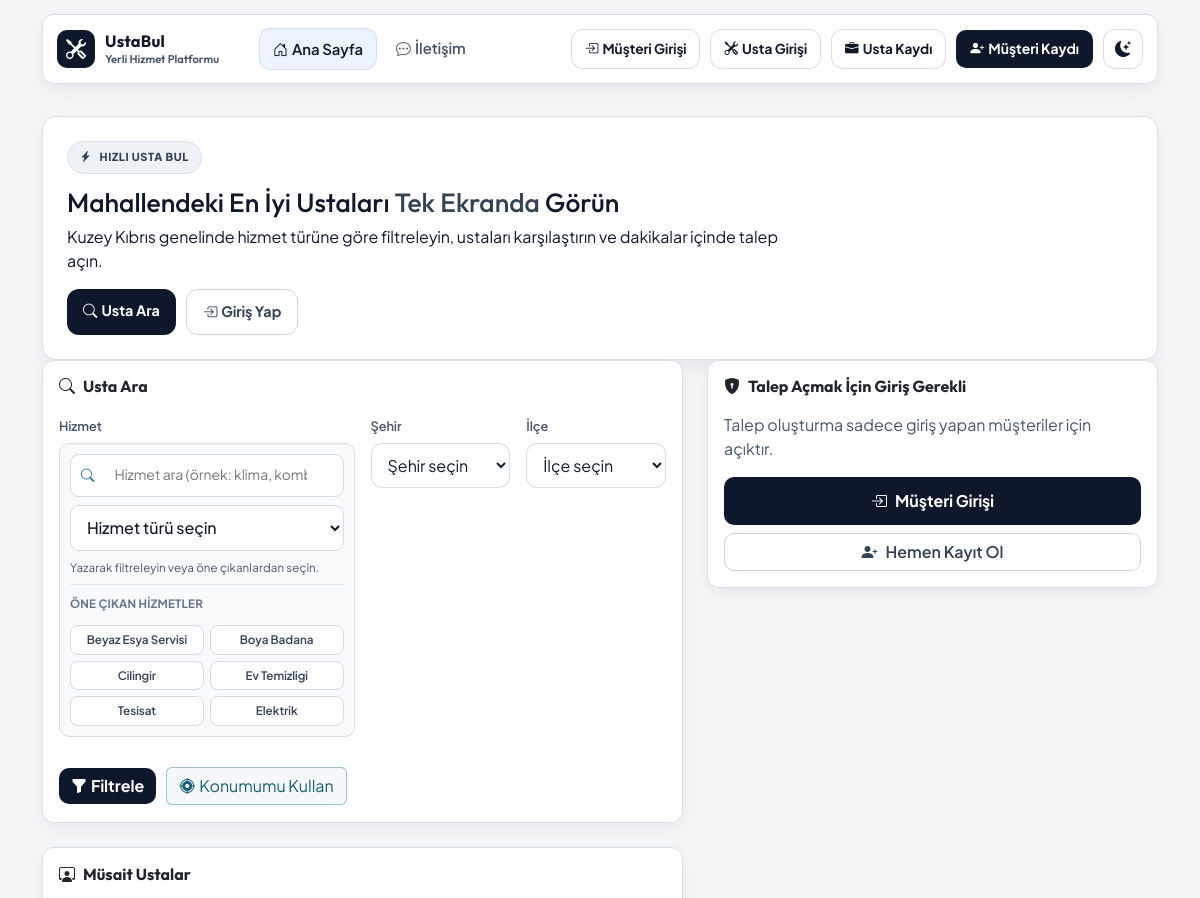
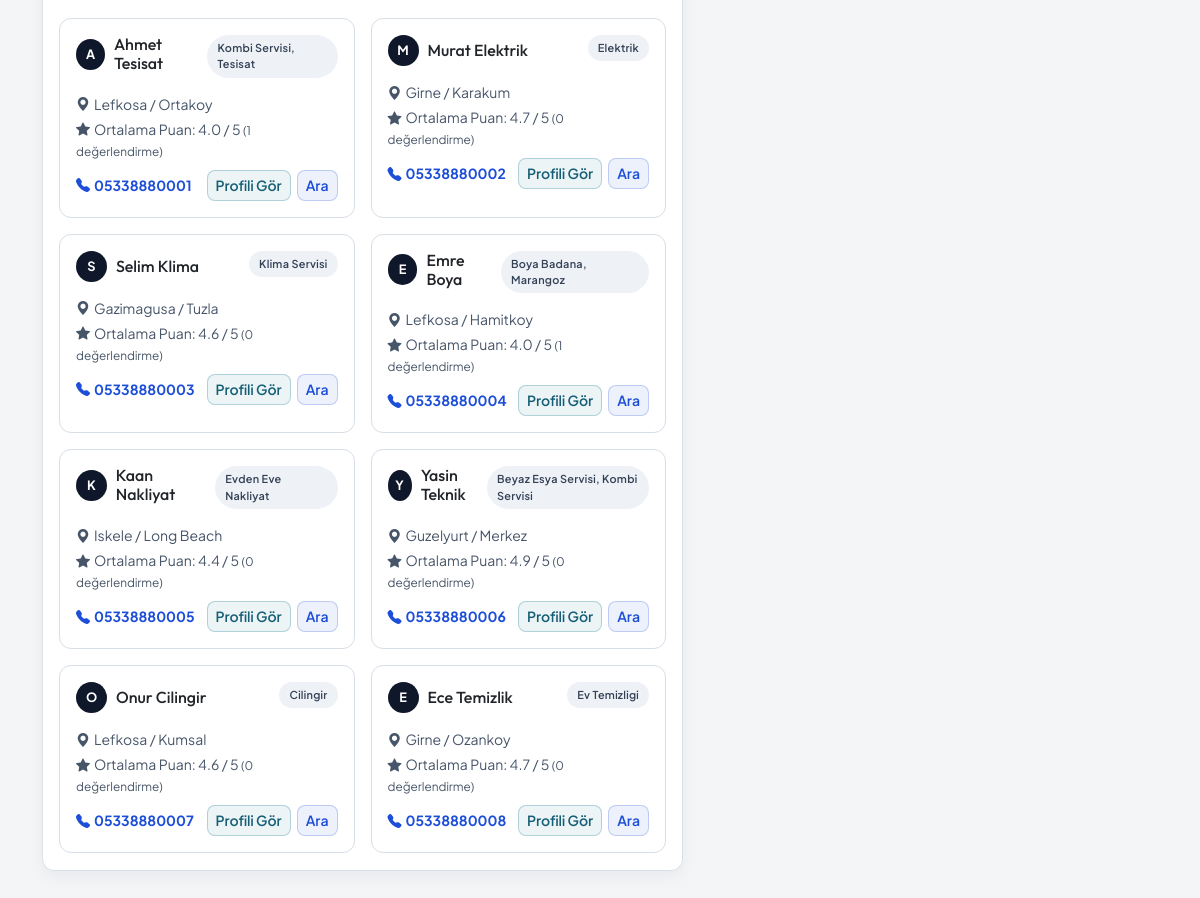
The page / on the database its author committed (2 pictures, top to bottom).
### Myapp/models.py (models this page shows, shortened)
class ServiceType(models.Model):
    name = models.CharField(max_length=80, unique=True)
    slug = models.SlugField(unique=True)
    class Meta:
        ordering = ["name"]
    def __str__(self):
        return self.name

class Provider(models.Model):
    user = models.OneToOneField(
        User,
        on_delete=models.SET_NULL,
        null=True,
        blank=True,
        related_name="provider_profile",
    )
    full_name = models.CharField(max_length=120)
    service_types = models.ManyToManyField(ServiceType, related_name="providers", blank=True)
    city = models.CharField(max_length=80)
    district = models.CharField(max_length=80)
    phone = models.CharField(max_length=20)
    latitude = models.DecimalField(max_digits=9, decimal_places=6, null=True, blank=True)
    longitude = models.DecimalField(max_digits=9, decimal_places=6, null=True, blank=True)
    rating = models.DecimalField(max_digits=2, decimal_places=1, default=5.0)
    is_available = models.BooleanField(default=True)
    description = models.TextField(blank=True)
    created_at = models.DateTimeField(auto_now_add=True)
    class Meta:
        ordering = ["-is_available", "-rating", "full_name"]

### Myapp/views.py (the view)
# urls.py: path('', views.index, name='index'),
@never_cache
@ensure_csrf_cookie
def index(request):
    refresh_offer_lifecycle()
    is_provider_user = bool(get_provider_for_user(request.user)) if request.user.is_authenticated else False
    search_form = ServiceSearchForm(request.GET or None)
    providers_qs = (
        Provider.objects.filter(is_available=True)
        .prefetch_related("service_types")
        .annotate(ratings_count=Count("ratings", distinct=True))
    )
    location_used = False
    if search_form.is_valid():
        service_type = search_form.cleaned_data.get("service_type")
        city = (search_form.cleaned_data.get("city") or "").strip()
        district = (search_form.cleaned_data.get("district") or "").strip()
        user_latitude = search_form.cleaned_data.get("latitude")
        user_longitude = search_form.cleaned_data.get("longitude")
        if service_type:
            providers_qs = providers_qs.filter(service_types=service_type)
        if city:
            providers_qs = providers_qs.filter(city__icontains=city)
        if district and district != ANY_DISTRICT_VALUE:
            providers_qs = providers_qs.filter(district__icontains=district)
        providers_qs = providers_qs.annotate(
            avg_quote=Avg("offers__quote_amount", filter=get_provider_avg_quote_filter(service_type))
        )
        providers = list(providers_qs[:100])
        if user_latitude is not None and user_longitude is not None:
            location_used = True
            for provider in providers:
                if provider.latitude is not None and provider.longitude is not None:
                    provider.distance_km = round(
                        haversine_km(
                            float(user_latitude),
                            float(user_longitude),
                            float(provider.latitude),
                            float(provider.longitude),
                        ),
                        1,
                    )
                else:
                    provider.distance_km = None
            providers.sort(
                key=lambda p: (
                    p.distance_km is None,
                    p.distance_km if p.distance_km is not None else 10**9,
                    -float(p.rating),
                )
            )
        else:
            for provider in providers:
                provider.distance_km = None
    else:
        providers = list(providers_qs[:12])
        for provider in providers:
            provider.distance_km = None
    request_form = ServiceRequestForm(initial=build_request_form_initial(request))
    context = {
        "search_form": search_form,
        "request_form": request_form,
        "providers": providers[:12],
        "location_used": location_used,
        "city_district_map_json": get_city_district_map_json(),
        "is_provider_user": is_provider_user,
        "popular_service_types": get_popular_service_types(),
    }
    return render(request, "Myapp/index.html", context)

### Myapp/forms.py (shortened to what this page needs)
class ServiceSearchForm(forms.Form):
    service_type = forms.ModelChoiceField(
        queryset=ServiceType.objects.all(),
        empty_label="Hizmet türü seçin",
        required=False,
        label="Hizmet",
    )
    city = forms.ChoiceField(choices=[("", "Şehir seçin")] + NC_CITY_CHOICES, required=False, label="Şehir")
    district = forms.ChoiceField(choices=DISTRICT_CHOICES_WITH_ANY, required=False, label="İlçe")
    latitude = forms.FloatField(required=False, widget=forms.HiddenInput())
    longitude = forms.FloatField(required=False, widget=forms.HiddenInput())

class ServiceRequestForm(forms.ModelForm):
    city = forms.ChoiceField(choices=[("", "Şehir seçin")] + NC_CITY_CHOICES, label="Şehir")
    district = forms.ChoiceField(choices=DISTRICT_CHOICES_WITH_ANY, label="İlçe")
    class Meta:
        model = ServiceRequest
        fields = ["customer_name", "customer_phone", "service_type", "city", "district", "details"]
        labels = {
            "customer_name": "Ad Soyad",
            "customer_phone": "Telefon",
            "service_type": "İstenen Hizmet",
            "city": "Şehir",
            "district": "İlçe",
            "details": "Arıza/İş Detayı",
        }
        widgets = {
            "customer_phone": forms.TextInput(attrs=phone_widget_attrs()),
            "details": forms.Textarea(attrs={"rows": 4}),
        }
    def __init__(self, *args, **kwargs):
        super().__init__(*args, **kwargs)
        self.fields["customer_phone"].help_text = PHONE_HELP_TEXT

### Myapp/views.py (called while the page is built, shortened)
def build_request_form_initial(request):
    if not request.user.is_authenticated:
        return {}

def get_city_district_map_json():
    return json.dumps(NC_CITY_DISTRICT_MAP)

def get_popular_service_types(limit=6):
    return list(
        ServiceType.objects.annotate(request_count=Count("requests", distinct=True))
        .order_by("-request_count", "name")[:limit]
    )

def get_offer_expiry_minutes():
    return max(1, int(getattr(settings, "OFFER_EXPIRY_MINUTES", 180)))

def get_offer_reminder_minutes():
    return max(1, int(getattr(settings, "OFFER_REMINDER_MINUTES", 60)))

### Myapp/templates/Myapp/index.html (shortened to what this page needs)
{% extends "base.html" %}
{% block content %}
<section class="hero-spotlight reveal-up">
  <div class="hero-layout">
    <div class="hero-copy">
      <span class="hero-badge"><i class="bi bi-lightning-charge-fill"></i>HIZLI USTA BUL</span>
      <h1>Mahallendeki En İyi Ustaları <span>Tek Ekranda</span> Görün</h1>
      <p>Kuzey Kıbrıs genelinde hizmet türüne göre filtreleyin, ustaları karşılaştırın ve dakikalar içinde talep açın.</p>
      <div class="hero-actions">
        <a class="btn hero-btn hero-btn-solid" href="#search-panel"><i class="bi bi-search me-1"></i>Usta Ara</a>
        {% if request.user.is_authenticated and not is_provider_user %}
          <a class="btn hero-btn hero-btn-outline" href="#talep-form"><i class="bi bi-send-check me-1"></i>Talep Aç</a>
        {% else %}
          <a class="btn hero-btn hero-btn-outline" href="{% url 'customer_login' %}"><i class="bi bi-box-arrow-in-right me-1"></i>Giriş Yap</a>
        {% endif %}
      </div>
    </div>
  </div>
</section>
<section class="row g-4 align-items-start">
  <div class="col-xl-7">
    <div class="card panel-card shadow-sm reveal-up delay-1" id="search-panel">
      <div class="card-body">
        <h2 class="h5 mb-3 section-title"><i class="bi bi-search me-2"></i>Usta Ara</h2>
        <form method="get" class="row g-3 search-form" id="search-form">
          <div class="col-lg-6">
            <label class="form-label">{{ search_form.service_type.label }}</label>
            <div class="service-picker">
              <div class="service-filter-shell">
                <i class="bi bi-search"></i>
                <input
                  type="search"
                  class="service-filter-input"
                  data-service-type-filter
                  placeholder="Hizmet ara (örnek: klima, kombi, elektrik)"
                  autocomplete="off"
                >
              </div>
              {{ search_form.service_type }}
              <p class="service-picker-note mb-0">Yazarak filtreleyin veya öne çıkanlardan seçin.</p>
              {% if popular_service_types %}
                <div class="quick-service-wrap">
                  <span class="quick-service-label">Öne Çıkan Hizmetler</span>
                  <div class="quick-service-list">
                    {% for service_type in popular_service_types %}
                      <button type="button" class="quick-service-btn" data-service-choice="{{ service_type.id }}">
                        {{ service_type.name }}
                      </button>
                    {% endfor %}
                  </div>
                </div>
              {% endif %}
            </div>
          </div>
          <div class="col-lg-3">
            <label class="form-label">{{ search_form.city.label }}</label>
            {{ search_form.city }}
          </div>
          <div class="col-lg-3">
            <label class="form-label">{{ search_form.district.label }}</label>
            {{ search_form.district }}
          </div>
          <div class="col-12 form-toolbar">
            <button type="submit" class="btn btn-primary btn-main"><i class="bi bi-funnel-fill me-1"></i>Filtrele</button>
            <button type="button" class="btn btn-outline-success btn-location" id="use-location-btn"><i class="bi bi-crosshair2 me-1"></i>Konumumu Kullan</button>
          </div>
        </form>
      </div>
    </div>
    <div class="card panel-card shadow-sm mt-4 reveal-up delay-2">
      <div class="card-body">
        <div class="d-flex align-items-center justify-content-between flex-wrap gap-2 mb-3">
          <h2 class="h5 mb-0 section-title"><i class="bi bi-person-workspace me-2"></i>Müsait Ustalar</h2>
        </div>
        {% if providers %}
          <div class="row g-3 provider-grid">
            {% for provider in providers %}
              <div class="col-md-6 col-xl-6">
                <article class="provider-card p-3 h-100">
                  <div class="d-flex align-items-start justify-content-between mb-3">
                    <div class="provider-head">
                      <span class="avatar-dot">{{ provider.full_name|slice:":1"|upper }}</span>
                      <h3 class="h6 mb-0">{{ provider.full_name }}</h3>
                    </div>
                    <span class="pill">
                      {% for service in provider.service_types.all %}
                        {{ service.name }}{% if not forloop.last %}, {% endif %}
                      {% empty %}
                        Hizmet belirtilmedi
                      {% endfor %}
                    </span>
                  </div>
                  <p class="small mb-1 provider-location"><i class="bi bi-geo-alt-fill me-1"></i>{{ provider.city }} / {{ provider.district }}</p>
                  <p class="small mb-1 provider-rating">
                    <i class="bi bi-star-fill me-1"></i>Ortalama Puan: {{ provider.rating }} / 5
                    <span class="rating-count">({{ provider.ratings_count }} değerlendirme)</span>
                  </p>
                  <div class="provider-bottom">
                    <p class="small mb-0 provider-phone"><i class="bi bi-telephone-fill me-1"></i><strong>{{ provider.phone }}</strong></p>
                    <div class="provider-actions">
                      <a href="{% url 'provider_detail' provider.id %}" class="btn btn-sm provider-profile-btn">Profili Gör</a>
                      <a href="tel:{{ provider.phone }}" class="btn btn-sm provider-call-btn">Ara</a>
                    </div>
                  </div>
                </article>
              </div>
            {% endfor %}
          </div>
        {% else %}
          <p class="mb-0">Kriterlere uygun usta bulunamadı.</p>
        {% endif %}
      </div>
    </div>
  </div>
  <div class="col-xl-5">
    {% if not request.user.is_authenticated %}
      <div class="card panel-card shadow-sm sticky-form reveal-up delay-3 auth-gate-card" id="talep-form">
        <div class="card-body">
          <h2 class="h5 mb-3 section-title"><i class="bi bi-shield-lock-fill me-2"></i>Talep Açmak İçin Giriş Gerekli</h2>
          <p class="mb-3 auth-gate-note">Talep oluşturma sadece giriş yapan müşteriler için açıktır.</p>
          <div class="d-grid gap-2">
            <a href="{% url 'customer_login' %}" class="btn btn-main-dark w-100 auth-gate-login-btn">
              <i class="bi bi-box-arrow-in-right me-2"></i>Müşteri Girişi
            </a>
            <a href="{% url 'customer_signup' %}" class="btn w-100 auth-gate-signup-btn">
              <i class="bi bi-person-plus-fill me-2"></i>Hemen Kayıt Ol
            </a>
          </div>
        </div>
      </div>
    {% endif %}
  </div>
</section>
{% endblock %}

### templates/base.html (shortened to what this page needs)
{% load static %}
<!doctype html>
<html lang="tr" data-theme="light">
<head>
  <link href="https://cdn.jsdelivr.net/npm/bootstrap@5.3.8/dist/css/bootstrap.min.css" rel="stylesheet">
  <link rel="stylesheet" href="https://cdn.jsdelivr.net/npm/bootstrap-icons@1.11.3/font/bootstrap-icons.min.css">
  <link rel="stylesheet" href="{% static 'css/style.css' %}?v=20260223-1">
</head>
<body>
<header class="site-header fixed-top">
  <div class="container">
    <nav class="navbar navbar-expand-lg site-nav">
      <a class="navbar-brand site-brand" href="{% url 'index' %}">
        <span class="site-brand-mark"><i class="bi bi-tools"></i></span>
        <span class="site-brand-copy">
          <strong>UstaBul</strong>
          <small>Yerli Hizmet Platformu</small>
        </span>
      </a>
      <div class="collapse navbar-collapse" id="siteNav">
        <div class="navbar-nav nav-links ms-lg-4">
          <a class="nav-link {% if request.path == '/' %}active{% endif %}" href="{% url 'index' %}"><i class="bi bi-house-door me-1"></i>Ana Sayfa</a>
          <a class="nav-link {% if request.path == '/contact/' %}active{% endif %}" href="{% url 'contact' %}"><i class="bi bi-chat-dots me-1"></i>İletişim</a>
        </div>
        <div class="nav-tools ms-lg-auto">
          {% if request.user.is_authenticated %}
            <span class="user-chip d-none d-md-inline-flex"><i class="bi bi-person-circle me-1"></i>{{ request.user.username }}</span>
            {% if request.session.role == "provider" %}
              <a class="btn nav-cta-btn d-none d-md-inline-flex" href="{% url 'provider_requests' %}">
                <i class="bi bi-briefcase-fill me-1"></i>Usta Paneli
              </a>
            {% else %}
              <a class="btn nav-cta-btn d-none d-md-inline-flex" href="{% url 'index' %}#talep-form">
                <i class="bi bi-lightning-charge-fill me-1"></i>Talep Aç
              </a>
            {% endif %}
            <form method="post" action="{% url 'logout' %}" class="logout-form">
              {% csrf_token %}
              <button type="submit" class="btn nav-ghost-btn"><i class="bi bi-box-arrow-right me-1"></i>Çıkış</button>
            </form>
          {% else %}
            <a class="btn nav-ghost-btn" href="{% url 'customer_login' %}"><i class="bi bi-box-arrow-in-right me-1"></i>Müşteri Girişi</a>
            <a class="btn nav-ghost-btn" href="{% url 'provider_login' %}"><i class="bi bi-tools me-1"></i>Usta Girişi</a>
            <a class="btn nav-ghost-btn" href="{% url 'provider_signup' %}"><i class="bi bi-briefcase-fill me-1"></i>Usta Kaydı</a>
            <a class="btn nav-cta-btn" href="{% url 'customer_signup' %}"><i class="bi bi-person-plus-fill me-1"></i>Müşteri Kaydı</a>
          {% endif %}
          <button type="button" class="theme-toggle-btn" id="theme-toggle-btn" aria-label="Temayı değiştir">
          </button>
        </div>
      </div>
    </nav>
  </div>
</header>
<main class="container site-main">
  {% block content %}{% endblock %}
</main>
</body>
</html>

### rows shown on the page
ServiceType: name "Beyaz Esya Servisi"
ServiceType: name "Boya Badana"
ServiceType: name "Cilingir"
ServiceType: name "Ev Temizligi"
ServiceType: name "Tesisat"
ServiceType: name "Elektrik"
Provider: full_name "A", full_name "Ahmet Tesisat", city "Lefkosa", district "Ortakoy", rating "4.0", ratings_count "1", phone "05338880001"
ServiceType: name "Kombi Servisi"
Provider: full_name "M", full_name "Murat Elektrik", city "Girne", district "Karakum", rating "4.7", ratings_count "0", phone "05338880002"
Provider: full_name "S", full_name "Selim Klima", city "Gazimagusa", district "Tuzla", rating "4.6", ratings_count "0", phone "05338880003"
ServiceType: name "Klima Servisi"
Provider: full_name "E", full_name "Emre Boya", city "Lefkosa", district "Hamitkoy", rating "4.0", ratings_count "1", phone "05338880004"
ServiceType: name "Marangoz"
Provider: full_name "K", full_name "Kaan Nakliyat", city "Iskele", district "Long Beach", rating "4.4", ratings_count "0", phone "05338880005"
ServiceType: name "Evden Eve Nakliyat"
Provider: full_name "Y", full_name "Yasin Teknik", city "Guzelyurt", district "Merkez", rating "4.9", ratings_count "0", phone "05338880006"
Provider: full_name "O", full_name "Onur Cilingir", city "Lefkosa", district "Kumsal", rating "4.6", ratings_count "0", phone "05338880007"
Provider: full_name "E", full_name "Ece Temizlik", city "Girne", district "Ozankoy", rating "4.7", ratings_count "0", phone "05338880008"

### other values the page prints
{{ search_form.service_type.label }} "Hizmet"
{{ search_form.city.label }} "Şehir"
{{ search_form.district.label }} "İlçe"
